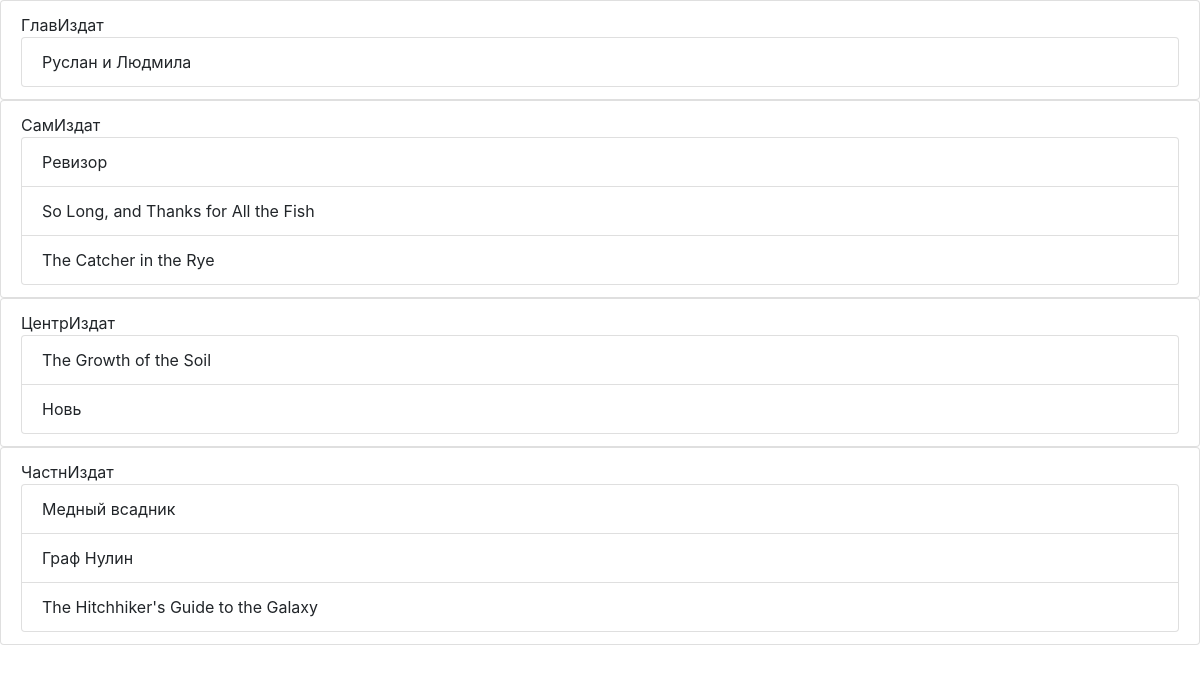
The app's page /redactions/ with its own data.
### p_library/models.py (models this page shows, shortened)
class Redaction(models.Model):
    name = models.CharField(max_length=128)

class Book(models.Model):
    ISBN = models.CharField(max_length=13)
    title = models.TextField()
    description = models.TextField()
    year_release = models.SmallIntegerField()
    author = models.ForeignKey('Author', on_delete=models.CASCADE)
    copy_count = models.IntegerField(default=1)
    price = models.DecimalField(max_digits=8, decimal_places=2)
    redaction = models.ForeignKey('Redaction', on_delete=models.CASCADE, null=True, blank=True, related_name='books')

### p_library/views.py (the view)
# urls.py: path('redactions/', views.redactions),
def redactions(request):
    template = loader.get_template('redactions.html')
    redactions = Redaction.objects.all()
    data = {
        "redactions": redactions,
    }
    return HttpResponse(template.render(data, request))

### p_library/templates/redactions.html (shortened to what this page needs)
<!DOCTYPE html>
<html lang="en">
<head>
    <link rel="stylesheet" href="https://stackpath.bootstrapcdn.com/bootstrap/4.3.1/css/bootstrap.min.css">
</head>
<body>
    {% for redaction in redactions %}
        <ul class="list-group">
            <li class="list-group-item">
                {{ redaction.name }}
                <ul class="list-group">
                    {% for book in redaction.books.all %}
                        <li class="list-group-item"> {{ book.title }}</li>
                    {% endfor %}
                </ul>
            </li>
        </ul>
    {% endfor %}
</body>
</html>

### records on screen
Redaction: name "ГлавИздат"
Book: title "Руслан и Людмила"
Redaction: name "СамИздат"
Book: title "Ревизор"
Book: title "So Long, and Thanks for All the Fish"
Book: title "The Catcher in the Rye"
Redaction: name "ЦентрИздат"
Book: title "The Growth of the Soil"
Book: title "Новь"
Redaction: name "ЧастнИздат"
Book: title "Медный всадник"
Book: title "Граф Нулин"
Book: title "The Hitchhiker's Guide to the Galaxy"
